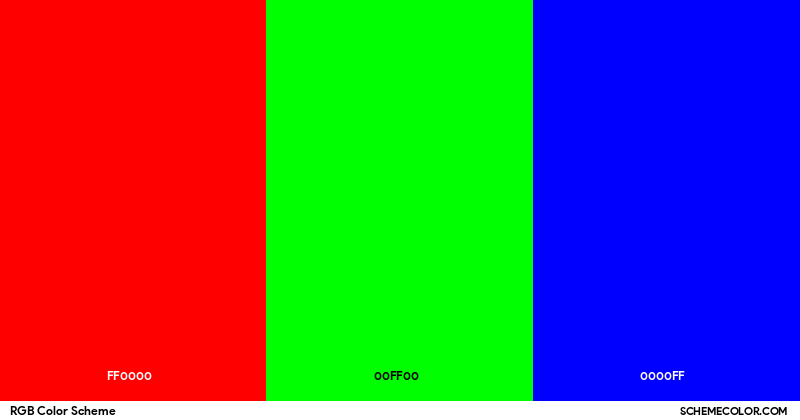
#> input picture lesson 1/rgb.png, 800 x 420 px
$ python recognize.py
#> lines starting #> are read from the running program, lines starting #| are printed output that depends on the picture
import cv2
image = cv2.imread("rgb.png",1)
#> image is the input picture: shape (420, 800, 3); mean B, G, R 92.3, 92.3, 92
blue, green, red = cv2.split(image)
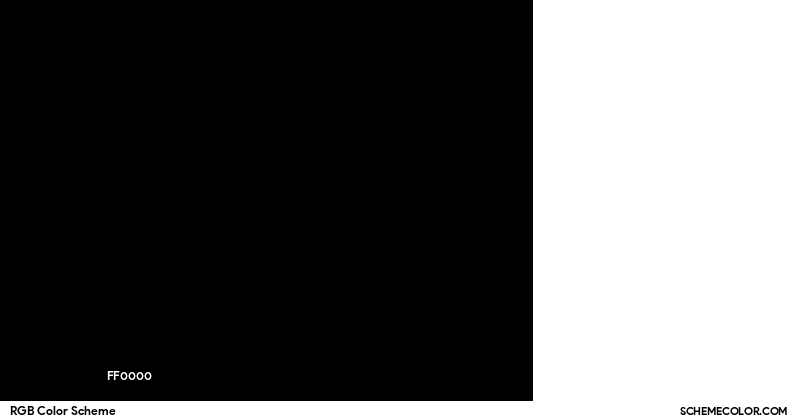
#> blue: shape (420, 800); min 0, max 255, mean 92.3
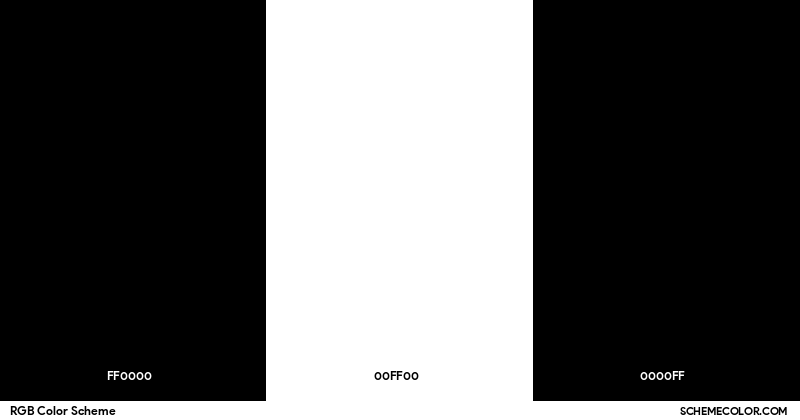
#> green: shape (420, 800); min 0, max 255, mean 92.3
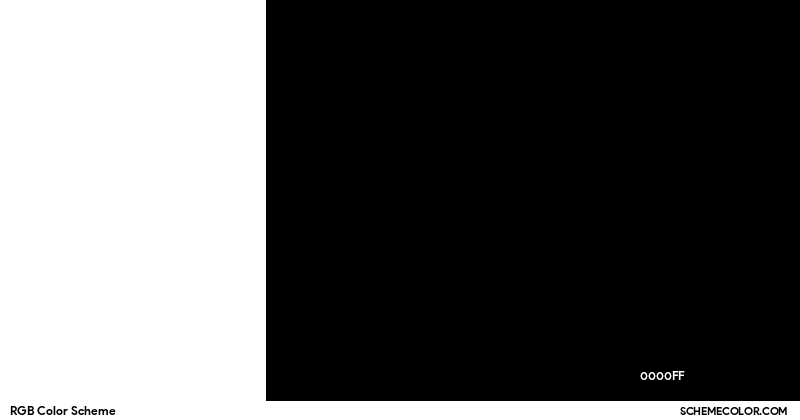
#> red: shape (420, 800); min 0, max 255, mean 92
cv2.imshow("image",image)
cv2.waitKey(0)
cv2.imshow("blue",blue)
cv2.waitKey(0)
cv2.imshow("green",green)
cv2.waitKey(0)
cv2.imshow("red",red)
cv2.waitKey(0)
